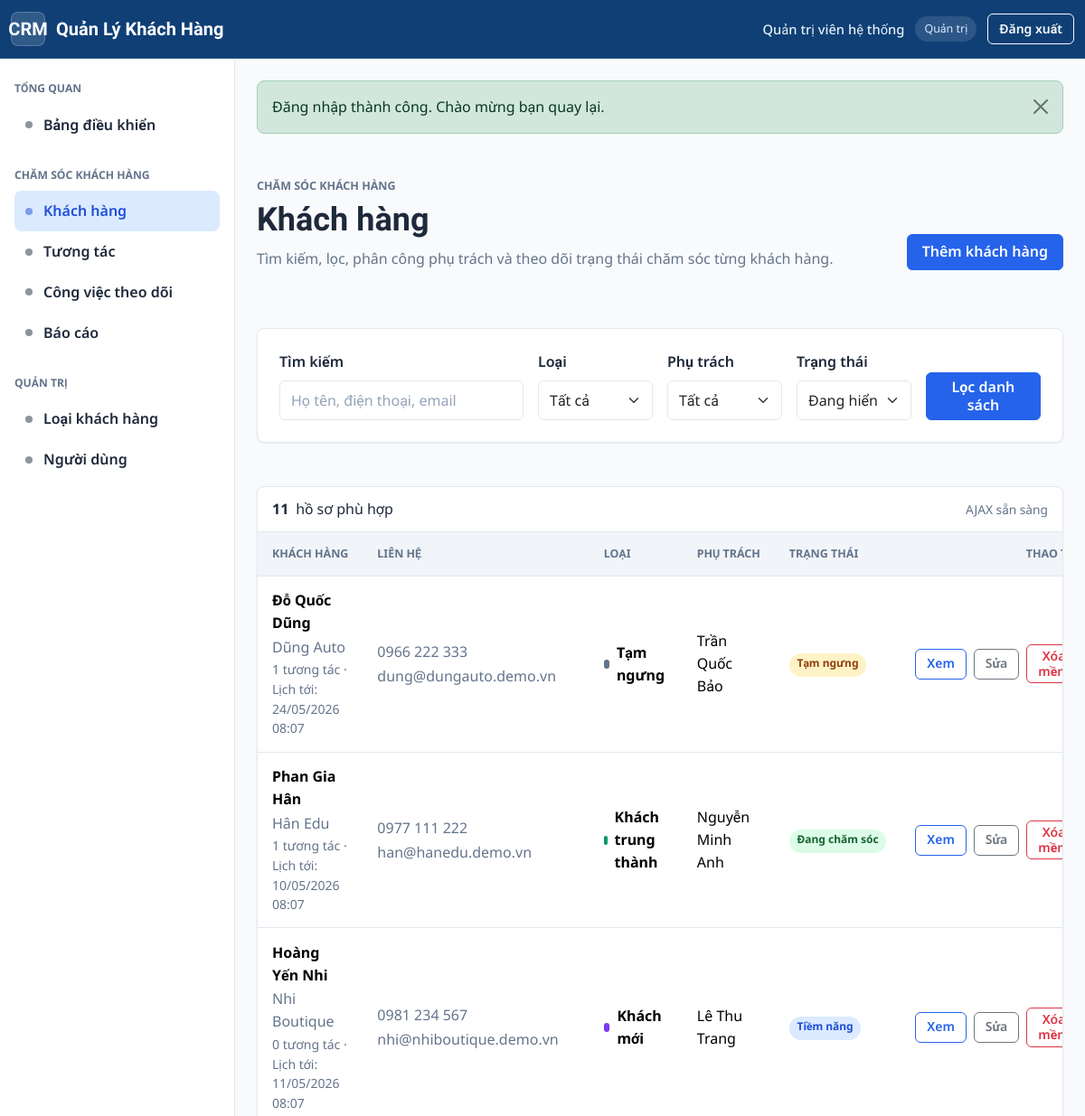
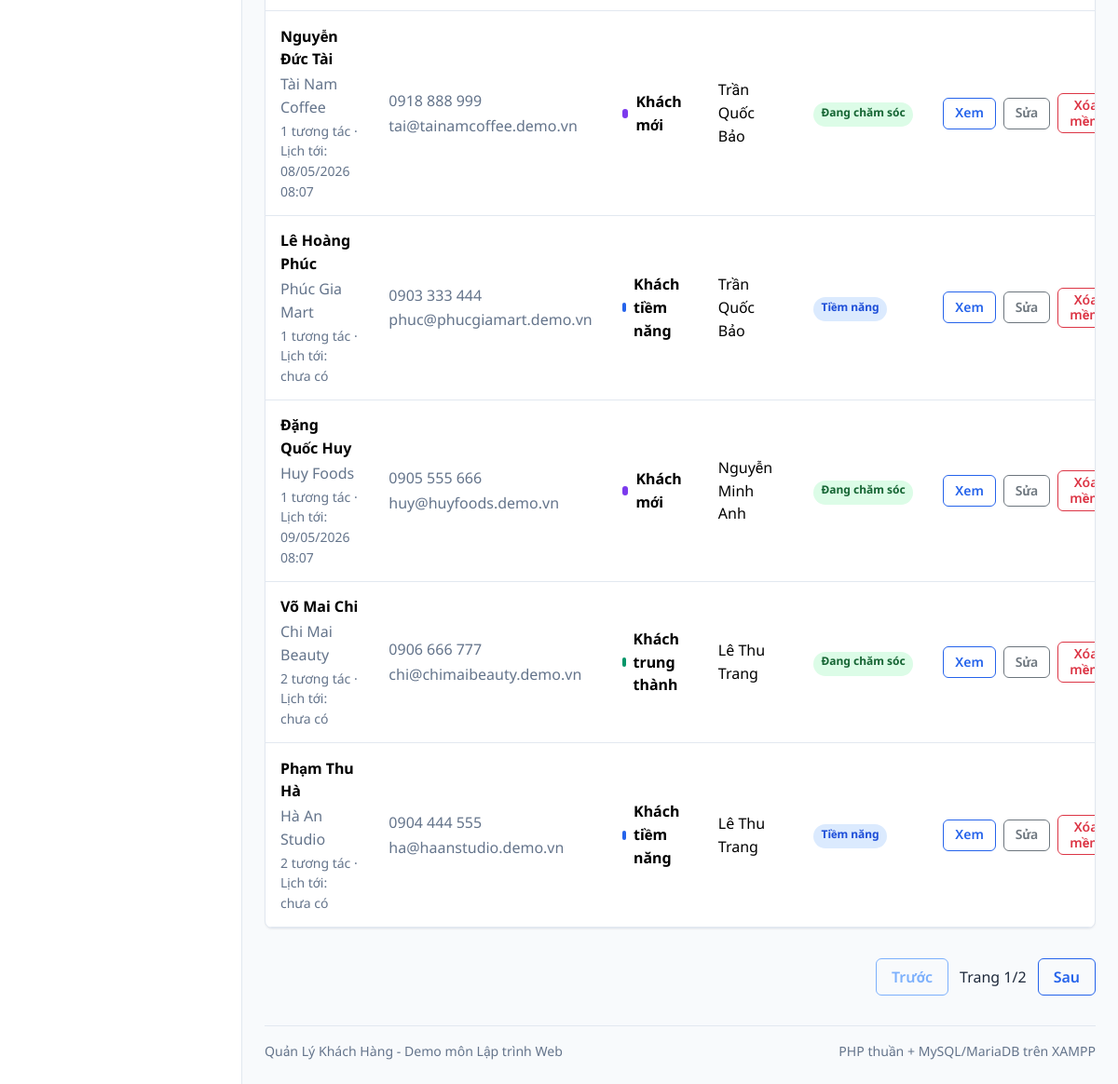
Screenshot of /khach-hang/index.php (signed in) with the database file from the repository (2 pictures, top to bottom).
### tables this page shows
CREATE TABLE `customers` (
    `id` INT UNSIGNED NOT NULL AUTO_INCREMENT,
    `customer_type_id` INT UNSIGNED NOT NULL,
    `assigned_user_id` INT UNSIGNED NULL,
    `full_name` VARCHAR(150) NOT NULL,
    `company_name` VARCHAR(150) NULL,
    `gender` ENUM('male', 'female', 'other', 'unknown') NOT NULL DEFAULT 'unknown',
    `date_of_birth` DATE NULL,
    `phone` VARCHAR(32) NULL,
    `phone_normalized` VARCHAR(32) NULL,
    `email` VARCHAR(191) NULL,
    `email_normalized` VARCHAR(191) NULL,
    `address` VARCHAR(255) NULL,
    `city` VARCHAR(80) NULL,
    `source` ENUM('website', 'facebook', 'referral', 'walk_in', 'phone', 'other') NOT NULL DEFAULT 'other',
    `status` ENUM('active', 'potential', 'inactive') NOT NULL DEFAULT 'active',
    `notes` TEXT NULL,
    `deleted_at` DATETIME NULL,
    `active_phone_key` VARCHAR(32)
        GENERATED ALWAYS AS (
            CASE
                WHEN `deleted_at` IS NULL
                 AND `phone_normalized` IS NOT NULL
                 AND `phone_normalized` <> ''
                THEN `phone_normalized`
                ELSE NULL
            END
        ) PERSISTENT,
    `active_email_key` VARCHAR(191)
        GENERATED ALWAYS AS (
            CASE
                WHEN `deleted_at` IS NULL
                 AND `email_normalized` IS NOT NULL
                 AND `email_normalized` <> ''
                THEN `email_normalized`
                ELSE NULL
            END
        ) PERSISTENT,
    `created_at` DATETIME NOT NULL DEFAULT CURRENT_TIMESTAMP,
    `updated_at` DATETIME NOT NULL DEFAULT CURRENT_TIMESTAMP ON UPDATE CURRENT_TIMESTAMP,
    PRIMARY KEY (`id`),
    UNIQUE KEY `uq_customers_active_phone` (`active_phone_key`),
    UNIQUE KEY `uq_customers_active_email` (`active_email_key`),
    KEY `idx_customers_name` (`full_name`),
    KEY `idx_customers_company_name` (`company_name`),
    KEY `idx_customers_type_status` (`customer_type_id`, `status`),
    KEY `idx_customers_assigned_status` (`assigned_user_id`, `status`),
    KEY `idx_customers_status_deleted` (`status`, `deleted_at`),
    KEY `idx_customers_deleted_at` (`deleted_at`),
    KEY `idx_customers_phone_normalized` (`phone_normalized`),
    KEY `idx_customers_email_normalized` (`email_normalized`),
    CONSTRAINT `fk_customers_customer_type`
        FOREIGN KEY (`customer_type_id`) REFERENCES `customer_types` (`id`)
        ON UPDATE CASCADE
        ON DELETE RESTRICT,
    CONSTRAINT `fk_customers_assigned_user`
        FOREIGN KEY (`assigned_user_id`) REFERENCES `users` (`id`)
        ON UPDATE CASCADE
        ON DELETE SET NULL
);

CREATE TABLE `customer_types` (
    `id` INT UNSIGNED NOT NULL AUTO_INCREMENT,
    `name` VARCHAR(80) NOT NULL,
    `description` VARCHAR(255) NULL,
    `priority_score` TINYINT UNSIGNED NOT NULL DEFAULT 0,
    `color` VARCHAR(20) NOT NULL DEFAULT '#64748b',
    `is_active` TINYINT(1) NOT NULL DEFAULT 1,
    `created_at` DATETIME NOT NULL DEFAULT CURRENT_TIMESTAMP,
    `updated_at` DATETIME NOT NULL DEFAULT CURRENT_TIMESTAMP ON UPDATE CURRENT_TIMESTAMP,
    PRIMARY KEY (`id`),
    UNIQUE KEY `uq_customer_types_name` (`name`),
    KEY `idx_customer_types_active` (`is_active`),
    KEY `idx_customer_types_priority_score` (`priority_score`)
);

CREATE TABLE `users` (
    `id` INT UNSIGNED NOT NULL AUTO_INCREMENT,
    `full_name` VARCHAR(120) NOT NULL,
    `username` VARCHAR(50) NOT NULL,
    `email` VARCHAR(191) NOT NULL,
    `phone` VARCHAR(32) NULL,
    `password_hash` VARCHAR(255) NOT NULL,
    `role` ENUM('admin', 'staff') NOT NULL DEFAULT 'staff',
    `status` ENUM('active', 'locked') NOT NULL DEFAULT 'active',
    `last_login_at` DATETIME NULL,
    `created_at` DATETIME NOT NULL DEFAULT CURRENT_TIMESTAMP,
    `updated_at` DATETIME NOT NULL DEFAULT CURRENT_TIMESTAMP ON UPDATE CURRENT_TIMESTAMP,
    PRIMARY KEY (`id`),
    UNIQUE KEY `uq_users_username` (`username`),
    UNIQUE KEY `uq_users_email` (`email`),
    KEY `idx_users_role_status` (`role`, `status`),
    KEY `idx_users_status` (`status`),
    KEY `idx_users_last_login_at` (`last_login_at`)
);

### khach-hang/index.php (the view, shortened to what the rows shown need)
<?php
$boLoc = lay_bo_loc_khach_hang();
$tongDong = dem_khach_hang_theo_bo_loc($boLoc);
$phanTrang = tinh_phan_trang($tongDong, lay_trang_hien_tai(), 8);
$danhSachKhachHang = lay_danh_sach_khach_hang($boLoc, $phanTrang);
require __DIR__ . '/../giao-dien/dau-trang.php';
?>
<div class="page-header">
    <div>
        <h1 class="page-title">Khách hàng</h1>
    </div>
</div>
<section class="table-card" data-customer-list-region>
    <div class="table-responsive">
        <table class="table align-middle">
            <thead>
                <tr>
                    <th>Khách hàng</th>
                    <th>Liên hệ</th>
                    <th>Loại</th>
                    <th>Phụ trách</th>
                    <th>Trạng thái</th>
                    <th class="text-end">Thao tác</th>
                </tr>
            </thead>
            <tbody data-customer-table-body>
                <?php foreach ($danhSachKhachHang as $khachHang): ?>
                    <tr>
                        <td>
                            <div class="customer-name-cell">
                                <strong><?= e($khachHang['full_name']) ?></strong>
                                <span><?= e($khachHang['company_name'] ?: $khachHang['city'] ?: 'Khách hàng cá nhân') ?></span>
                                <small><?= e((string) $khachHang['interaction_count']) ?> tương tác · Lịch tới: <?= e(dinh_dang_ngay_gio($khachHang['next_task_due_at']) ?: 'chưa có') ?></small>
                            </div>
                        </td>
                        <td>
                            <div class="customer-contact-cell">
                                <span><?= e($khachHang['phone'] ?: 'Chưa có SĐT') ?></span>
                                <span><?= e($khachHang['email'] ?: 'Chưa có email') ?></span>
                            </div>
                        </td>
                        <td>
                            <span class="customer-type-chip" style="--type-color: <?= e(mau_loai_khach_hang_khach_an_toan($khachHang['customer_type_color'])) ?>">
                                <?= e($khachHang['customer_type_name']) ?>
                            </span>
                        </td>
                        <td><?= e($khachHang['assigned_user_name'] ?: 'Chưa phân công') ?></td>
                        <td>
                            <span class="badge <?= e(lop_badge_trang_thai_khach_hang($khachHang['status'], $khachHang['deleted_at'])) ?>">
                                <?= e(nhan_hien_thi_trang_thai_khach_hang($khachHang['status'], $khachHang['deleted_at'])) ?>
                            </span>
                        </td>
                        <td>
                            <div class="customer-row-actions">
                                <a class="btn btn-sm btn-outline-primary" href="<?= e(duong_dan('khach-hang/chi-tiet.php?id=' . $khachHang['id'])) ?>">Xem</a>
                                <?php if ($khachHang['deleted_at'] && la_admin()): ?>
                                    <form action="<?= e(duong_dan('khach-hang/khoi-phuc.php')) ?>" method="post">
                                        <?= csrf_input() ?>
                                        <input type="hidden" name="id" value="<?= e($khachHang['id']) ?>">
                                        <button class="btn btn-sm btn-outline-success" type="submit">Khôi phục</button>
                                    </form>
                                <?php elseif (!$khachHang['deleted_at']): ?>
                                    <a class="btn btn-sm btn-outline-secondary" href="<?= e(duong_dan('khach-hang/sua.php?id=' . $khachHang['id'])) ?>">Sửa</a>
                                    <?php if (la_admin()): ?>
                                        <form action="<?= e(duong_dan('khach-hang/xoa-mem.php')) ?>" method="post">
                                            <button class="btn btn-sm btn-outline-danger" data-confirm-message="Xóa mềm khách hàng này khỏi danh sách đang chăm sóc?" type="submit">Xóa mềm</button>
                                        </form>
                                    <?php endif; ?>
                                <?php endif; ?>
                            </div>
                        </td>
                    </tr>
                <?php endforeach; ?>
            </tbody>
        </table>
    </div>
</section>
<?php require __DIR__ . '/../giao-dien/cuoi-trang.php'; ?>

### rows the page displays
customers: full_name "Đỗ Quốc Dũng", company_name "Dũng Auto", interaction_count "1", next_task_due_at "24/05/2026 08:07", phone "0966 222 333", email "dung@dungauto.demo.vn", customer_type.name "Tạm ngưng", assigned_user.full_name "Trần Quốc Bảo", status+deleted_at "Tạm ngưng"
customers: full_name "Phan Gia Hân", company_name "Hân Edu", interaction_count "1", next_task_due_at "10/05/2026 08:07", phone "0977 111 222", email "han@hanedu.demo.vn", customer_type.name "Khách trung thành", assigned_user.full_name "Nguyễn Minh Anh", status+deleted_at "Đang chăm sóc"
customers: full_name "Hoàng Yến Nhi", company_name "Nhi Boutique", interaction_count "0", next_task_due_at "11/05/2026 08:07", phone "0981 234 567", email "nhi@nhiboutique.demo.vn", customer_type.name "Khách mới", assigned_user.full_name "Lê Thu Trang", status+deleted_at "Tiềm năng"
customers: full_name "Nguyễn Đức Tài", company_name "Tài Nam Coffee", interaction_count "1", next_task_due_at "08/05/2026 08:07", phone "0918 888 999", email "tai@tainamcoffee.demo.vn", customer_type.name "Khách mới", assigned_user.full_name "Trần Quốc Bảo", status+deleted_at "Đang chăm sóc"
customers: full_name "Lê Hoàng Phúc", company_name "Phúc Gia Mart", interaction_count "1", next_task_due_at "chưa có", phone "0903 333 444", email "phuc@phucgiamart.demo.vn", customer_type.name "Khách tiềm năng", assigned_user.full_name "Trần Quốc Bảo", status+deleted_at "Tiềm năng"
customers: full_name "Đặng Quốc Huy", company_name "Huy Foods", interaction_count "1", next_task_due_at "09/05/2026 08:07", phone "0905 555 666", email "huy@huyfoods.demo.vn", customer_type.name "Khách mới", assigned_user.full_name "Nguyễn Minh Anh", status+deleted_at "Đang chăm sóc"
customers: full_name "Võ Mai Chi", company_name "Chi Mai Beauty", interaction_count "2", next_task_due_at "chưa có", phone "0906 666 777", email "chi@chimaibeauty.demo.vn", customer_type.name "Khách trung thành", assigned_user.full_name "Lê Thu Trang", status+deleted_at "Đang chăm sóc"
customers: full_name "Phạm Thu Hà", company_name "Hà An Studio", interaction_count "2", next_task_due_at "chưa có", phone "0904 444 555", email "ha@haanstudio.demo.vn", customer_type.name "Khách tiềm năng", assigned_user.full_name "Lê Thu Trang", status+deleted_at "Tiềm năng"

### other values shown
TEN_UNG_DUNG "Quản Lý Khách Hàng"
$nguoiDung['ho_ten'] ?: $nguoiDung['ten_dang_nhap'] "Quản trị viên hệ thống"
$vaiTro "Quản trị"
$nhan "Bảng điều khiển Khách hàng Tương tác Công việc theo dõi Báo cáo Loại khách hàng Người dùng"
$thongBao['noi_dung'] "Đăng nhập thành công. Chào mừng bạn quay lại."
$tongDong "11"
$phanTrang['trang'] "1"
$phanTrang['tong_trang'] "2"
